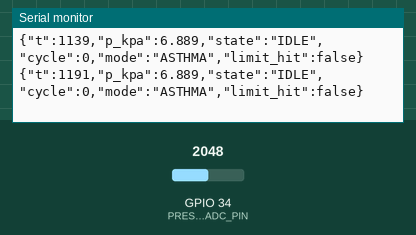
The sketch below on a simulated ESP32. Parts: the last lines printed to the serial monitor. Inputs (shaded band) come from the test bench; at power-on: GPIO 34 (PRESSURE_ADC_PIN) = 2048 (analog values on the 0–4095 scale).

Above: at 1.2 s.
1.3 s: GPIO 34 (PRESSURE_ADC_PIN) set to 2866
At 1.31 s:
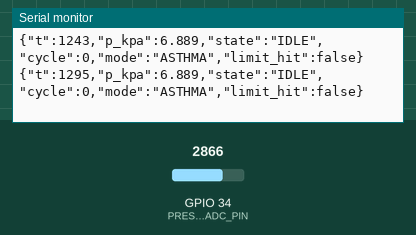
2.8 s: GPIO 34 (PRESSURE_ADC_PIN) set to 3603
At 2.81 s:
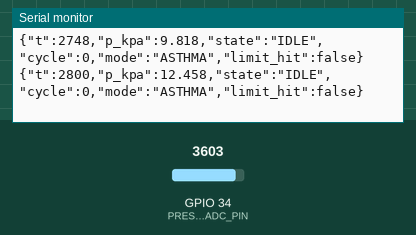
Timing chart, 0 to 5.8 s (numbered marks = the images above; inputs shaded):
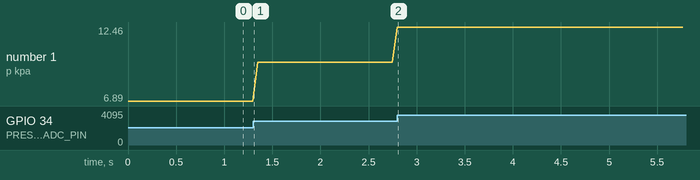

The sketch:

esp32_example.ino
```cpp
#include <Arduino.h>

const int PRESSURE_ADC_PIN = 34;
const float SENSOR_SUPPLY_V = 5.0f;
// For equal 100 kOhm divider resistors: V_sensor = V_adc * 2.
const float DIVIDER_RATIO = 2.0f;

void setup() {
  Serial.begin(115200);
  analogReadResolution(12);
}

void loop() {
  // The sensor output can reach 4.7 V. Reduce it with a voltage divider
  // before the ESP32 ADC (maximum 3.3 V). Calibrate against a reference
  // gauge before use; this example is not a validated measurement system.
  const uint32_t t = millis();
  const uint32_t adcMilliVolts = analogReadMilliVolts(PRESSURE_ADC_PIN);
  const float adcVoltage = adcMilliVolts / 1000.0f;
  const float sensorVoltage = adcVoltage * DIVIDER_RATIO;

  // Datasheet relationship: Vout = Vs * (0.09 * P_kPa + 0.04).
  float pressureKpa = (sensorVoltage / SENSOR_SUPPLY_V - 0.04f) / 0.09f;
  if (pressureKpa < 0.0f) pressureKpa = 0.0f;

  // Replace these example values with read-only values from your controller.
  const char* state = "IDLE";  // IDLE | COMPRESS | RELEASE | STOPPED
  const uint32_t cycle = 0;
  const char* mode = "ASTHMA"; // ASTHMA | ARDS
  const bool limitHit = false;

  Serial.printf(
    "{\"t\":%lu,\"p_kpa\":%.3f,\"state\":\"%s\",\"cycle\":%lu,\"mode\":\"%s\",\"limit_hit\":%s}\n",
    static_cast<unsigned long>(t), pressureKpa, state,
    static_cast<unsigned long>(cycle), mode, limitHit ? "true" : "false"
  );
  delay(50);
}
```

Measured:
- plotted number 1: 6.89 → 9.82 after the input at 1.3 s
